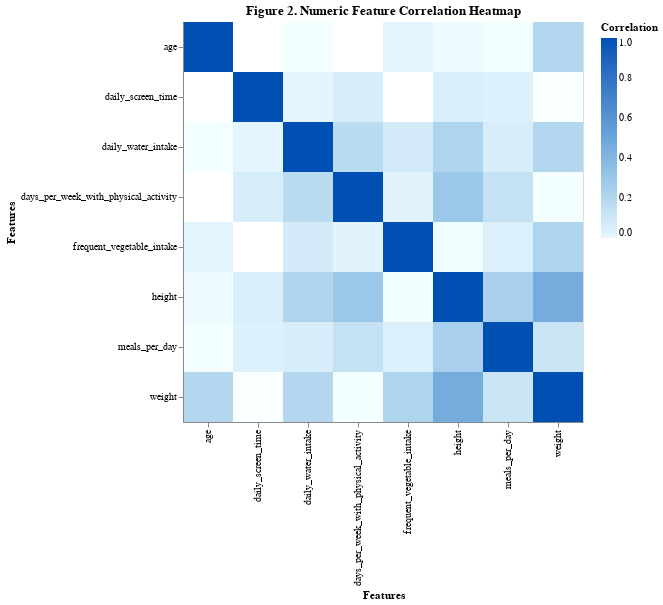

The code cell stored with this chart in its notebook:
### Code cell
# Plot 2: Correlation between numeric features

# Keep numeric features
numeric_data = merged_df.select_dtypes(include=['float64', 'int64'])

# Calculate the correlation between features
correlation_data = numeric_data.corr().reset_index().melt('index')

# Plot heatmap
correlation_chart = alt.Chart(correlation_data).mark_rect().encode(
    x=alt.X('variable:N', title='Features'),
    y=alt.Y('index:N', title='Features'),
    color=alt.Color(
        'value:Q',
        scale=alt.Scale(
            domain=[0, 1],  
            range=['#E6F7FF', '#0050B3']  
        ),
        title='Correlation'
    ),
    tooltip=['index', 'variable', 'value'] 
).properties(
    title='Figure 2. Numeric Feature Correlation Heatmap',
    width=400,
    height=400
)

correlation_chart

### Figure 1 — Vega specification as saved in the notebook (floating-point values rounded to 4 significant figures)
{"$schema": "https://vega.github.io/schema/vega/v5.json", "data": [{"name": "source_0", "values": [{"index": "age", "value": 1.0, "variable": "age"}, {"index": "height", "value": -0.02596, "variable": "age"}, {"index": "weight", "value": 0.2026, "variable": "age"}, {"index": "frequent_vegetable_intake", "value": 0.01629, "variable": "age"}, {"index": "meals_per_day", "value": -0.04394, "variable": "age"}, {"index": "daily_water_intake", "value": -0.0453, "variable": "age"}, {"index": "days_per_week_with_physical_activity", "value": -0.1449, "variable": "age"}, {"index": "daily_screen_time", "value": -0.2969, "variable": "age"}, {"index": "age", "value": -0.02596, "variable": "height"}, {"index": "height", "value": 1.0, "variable": "height"}, {"index": "weight", "value": 0.4631, "variable": "height"}, {"index": "frequent_vegetable_intake", "value": -0.03812, "variable": "height"}, {"index": "meals_per_day", "value": 0.2437, "variable": "height"}, {"index": "daily_water_intake", "value": 0.2134, "variable": "height"}, {"index": "days_per_week_with_physical_activity", "value": 0.2947, "variable": "height"}, {"index": "daily_screen_time", "value": 0.05191, "variable": "height"}, {"index": "age", "value": 0.2026, "variable": "weight"}, {"index": "height", "value": 0.4631, "variable": "weight"}, {"index": "weight", "value": 1.0, "variable": "weight"}, {"index": "frequent_vegetable_intake", "value": 0.2161, "variable": "weight"}, {"index": "meals_per_day", "value": 0.1075, "variable": "weight"}, {"index": "daily_water_intake", "value": 0.2006, "variable": "weight"}, {"index": "days_per_week_with_physical_activity", "value": -0.05144, "variable": "weight"}, {"index": "daily_screen_time", "value": -0.07156, "variable": "weight"}, {"index": "age", "value": 0.01629, "variable": "frequent_vegetable_intake"}, {"index": "height", "value": -0.03812, "variable": "frequent_vegetable_intake"}, {"index": "weight", "value": 0.2161, "variable": "frequent_vegetable_intake"}, {"index": "frequent_vegetable_intake", "value": 1.0, "variable": "frequent_vegetable_intake"}, {"index": "meals_per_day", "value": 0.04222, "variable": "frequent_vegetable_intake"}, {"index": "daily_water_intake", "value": 0.06846, "variable": "frequent_vegetable_intake"}, {"index": "days_per_week_with_physical_activity", "value": 0.01994, "variable": "frequent_vegetable_intake"}, {"index": "daily_screen_time", "value": -0.1011, "variable": "frequent_vegetable_intake"}, {"index": "age", "value": -0.04394, "variable": "meals_per_day"}, {"index": "height", "value": 0.2437, "variable": "meals_per_day"}, {"index": "weight", "value": 0.1075, "variable": "meals_per_day"}, {"index": "frequent_vegetable_intake", "value": 0.04222, "variable": "meals_per_day"}, {"index": "meals_per_day", "value": 1.0, "variable": "meals_per_day"}, {"index": "daily_water_intake", "value": 0.05709, "variable": "meals_per_day"}, {"index": "days_per_week_with_physical_activity", "value": 0.1295, "variable": "meals_per_day"}, {"index": "daily_screen_time", "value": 0.03633, "variable": "meals_per_day"}, {"index": "age", "value": -0.0453, "variable": "daily_water_intake"}, {"index": "height", "value": 0.2134, "variable": "daily_water_intake"}, {"index": "weight", "value": 0.2006, "variable": "daily_water_intake"}, {"index": "frequent_vegetable_intake", "value": 0.06846, "variable": "daily_water_intake"}, {"index": "meals_per_day", "value": 0.05709, "variable": "daily_water_intake"}, {"index": "daily_water_intake", "value": 1.0, "variable": "daily_water_intake"}, {"index": "days_per_week_with_physical_activity", "value": 0.1672, "variable": "daily_water_intake"}, {"index": "daily_screen_time", "value": 0.01197, "variable": "daily_water_intake"}, {"index": "age", "value": -0.1449, "variable": "days_per_week_with_physical_activity"}, {"index": "height", "value": 0.2947, "variable": "days_per_week_with_physical_activity"}, {"index": "weight", "value": -0.05144, "variable": "days_per_week_with_physical_activity"}, {"index": "frequent_vegetable_intake", "value": 0.01994, "variable": "days_per_week_with_physical_activity"}, {"index": "meals_per_day", "value": 0.1295, "variable": "days_per_week_with_physical_activity"}, {"index": "daily_water_intake", "value": 0.1672, "variable": "days_per_week_with_physical_activity"}, {"index": "days_per_week_with_physical_activity", "value": 1.0, "variable": "days_per_week_with_physical_activity"}, {"index": "daily_screen_time", "value": 0.05856, "variable": "days_per_week_with_physical_activity"}, {"index": "age", "value": -0.2969, "variable": "daily_screen_time"}, {"index": "height", "value": 0.05191, "variable": "daily_screen_time"}, {"index": "weight", "value": -0.07156, "variable": "daily_screen_time"}, {"index": "frequent_vegetable_intake", "value": -0.1011, "variable": "daily_screen_time"}, {"index": "meals_per_day", "value": 0.03633, "variable": "daily_screen_time"}, {"index": "daily_water_intake", "value": 0.01197, "variable": "daily_screen_time"}, {"index": "days_per_week_with_physical_activity", "value": 0.05856, "variable": "daily_screen_time"}, {"index": "daily_screen_time", "value": 1.0, "variable": "daily_screen_time"}]}, {"name": "source_0_x_domain_variable", "values": [{"variable": "age"}, {"variable": "height"}, {"variable": "weight"}, {"variable": "frequent_vegetable_intake"}, {"variable": "meals_per_day"}, {"variable": "daily_water_intake"}, {"variable": "days_per_week_with_physical_activity"}, {"variable": "daily_screen_time"}]}, {"name": "source_0_y_domain_index", "values": [{"index": "age"}, {"index": "height"}, {"index": "weight"}, {"index": "frequent_vegetable_intake"}, {"index": "meals_per_day"}, {"index": "daily_water_intake"}, {"index": "days_per_week_with_physical_activity"}, {"index": "daily_screen_time"}]}], "marks": [{"type": "rect", "name": "marks", "from": {"data": "source_0"}, "encode": {"update": {"x": {"field": "variable", "scale": "x"}, "tooltip": {"signal": "{\"index\": isValid(datum[\"index\"]) ? datum[\"index\"] : \"\"+datum[\"index\"], \"variable\": isValid(datum[\"variable\"]) ? datum[\"variable\"] : \"\"+datum[\"variable\"], \"value\": format(datum[\"value\"], \"\")}"}, "description": {"signal": "\"Features: \" + (isValid(datum[\"variable\"]) ? datum[\"variable\"] : \"\"+datum[\"variable\"]) + \"; Correlation: \" + (format(datum[\"value\"], \"\")) + \"; index: \" + (isValid(datum[\"index\"]) ? datum[\"index\"] : \"\"+datum[\"index\"]) + \"; variable: \" + (isValid(datum[\"variable\"]) ? datum[\"variable\"] : \"\"+datum[\"variable\"]) + \"; value: \" + (format(datum[\"value\"], \"\"))"}, "y": {"field": "index", "scale": "y"}, "fill": {"field": "value", "scale": "color"}, "height": {"signal": "max(0.25, bandwidth('y'))"}, "width": {"signal": "max(0.25, bandwidth('x'))"}}}, "style": ["rect"]}], "scales": [{"name": "x", "type": "band", "domain": {"data": "source_0_x_domain_variable", "field": "variable", "sort": true}, "range": [0, {"signal": "width"}], "paddingInner": 0, "paddingOuter": 0}, {"name": "y", "type": "band", "domain": {"data": "source_0_y_domain_index", "field": "index", "sort": true}, "range": [0, {"signal": "height"}], "paddingInner": 0, "paddingOuter": 0}, {"name": "color", "type": "linear", "domain": [0, 1], "range": ["#E6F7FF", "#0050B3"], "interpolate": "hcl", "zero": true}], "axes": [{"scale": "x", "orient": "bottom", "title": "Features", "grid": false, "labelAlign": "right", "labelAngle": 270, "zindex": 1, "labelBaseline": "middle"}, {"scale": "y", "title": "Features", "orient": "left", "zindex": 1, "grid": false}], "title": {"text": "Figure 2. Numeric Feature Correlation Heatmap", "frame": "group"}, "style": "cell", "padding": 5, "width": 400, "background": "white", "height": 400, "legends": [{"title": "Correlation", "fill": "color", "gradientLength": {"signal": "clamp(height, 64, 200)"}}]}
